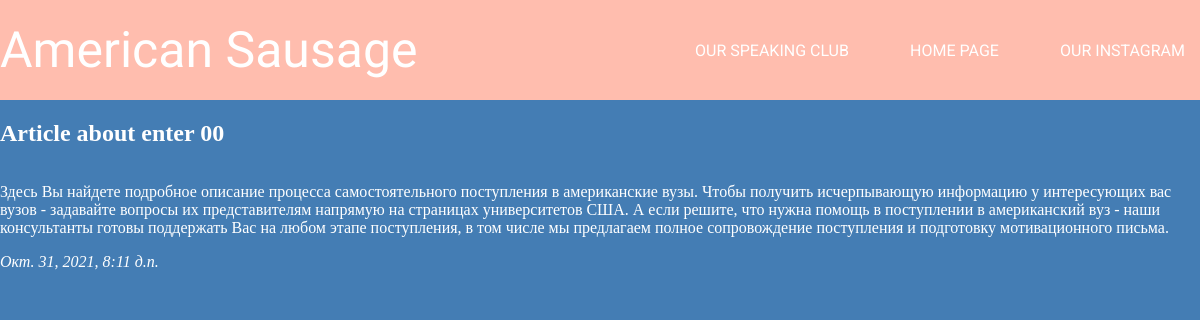
/universities/1/, run on the app's committed database.
### myfirst/apps/articles/models.py (models this page shows, shortened)
class article_unv(models.Model):
	aTitle = models.CharField('Name of an Article', max_length = 50)
	aText = models.TextField('Text of an Article')
	pubDate = models.DateTimeField('Date of publication an Article')
	class Meta:
		verbose_name = 'Статья о поступлении'
		verbose_name_plural = 'Статьи о поступлении'

### myfirst/apps/articles/views.py (the view)
# urls.py: path('universities/<int:article_unv_id>/', views.detail_unv, name = 'detail_unv'),
def detail_unv(request, article_unv_id):
	try:
		a = article_unv.objects.get( id = article_unv_id)
	except:
		raise Http404("")
	return render(request, 'articles/detail.html', {'article':a})

### myfirst/templates/articles/detail.html (shortened to what this page needs)
{% extends 'base.html' %}
{% block content %}
<h2>{{article.aTitle}} </h2>
<p>{{article.aText}} </p>
<em>{{article.pubDate}} </em>
{% endblock %}

### static/css/base_styles.css (style rules this page uses)
body { background-color: #447DB4; color: #FFFFFF; margin: 0px; padding: 0px; display: flex; flex-direction: column; }

### data on the page
article_unv: aTitle "Article about enter 00", aText "Здесь Вы найдете подробное описание процесса самостоятельного поступления в американские вузы. Чтобы получить исчерпывающую информацию у интересующих вас вузов - задавайте вопросы их представителям напрямую на страницах университетов США. А если решите, что нужна помощь в поступлении в американский вуз - наши консультанты готовы поддержать Вас на любом этапе поступления, в том числе мы предлагаем полное сопровождение поступления и подготовку мотивационного письма.", pubDate "Окт. 31, 2021, 8:11 д.п."
